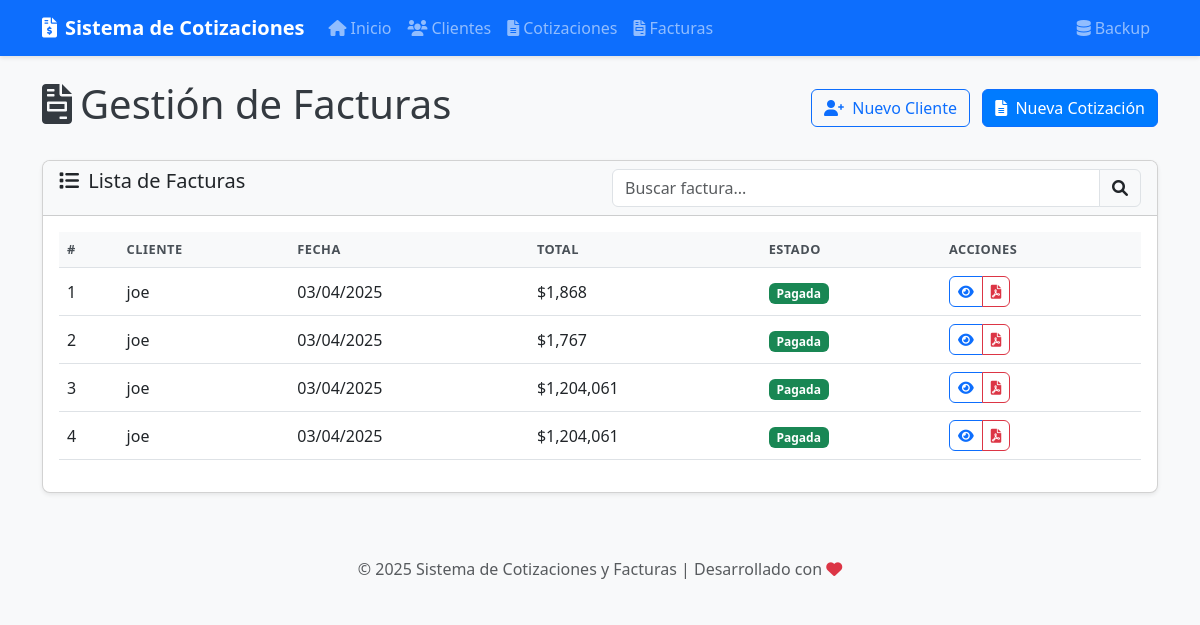
/facturas, run on an earlier commit of the app's database.
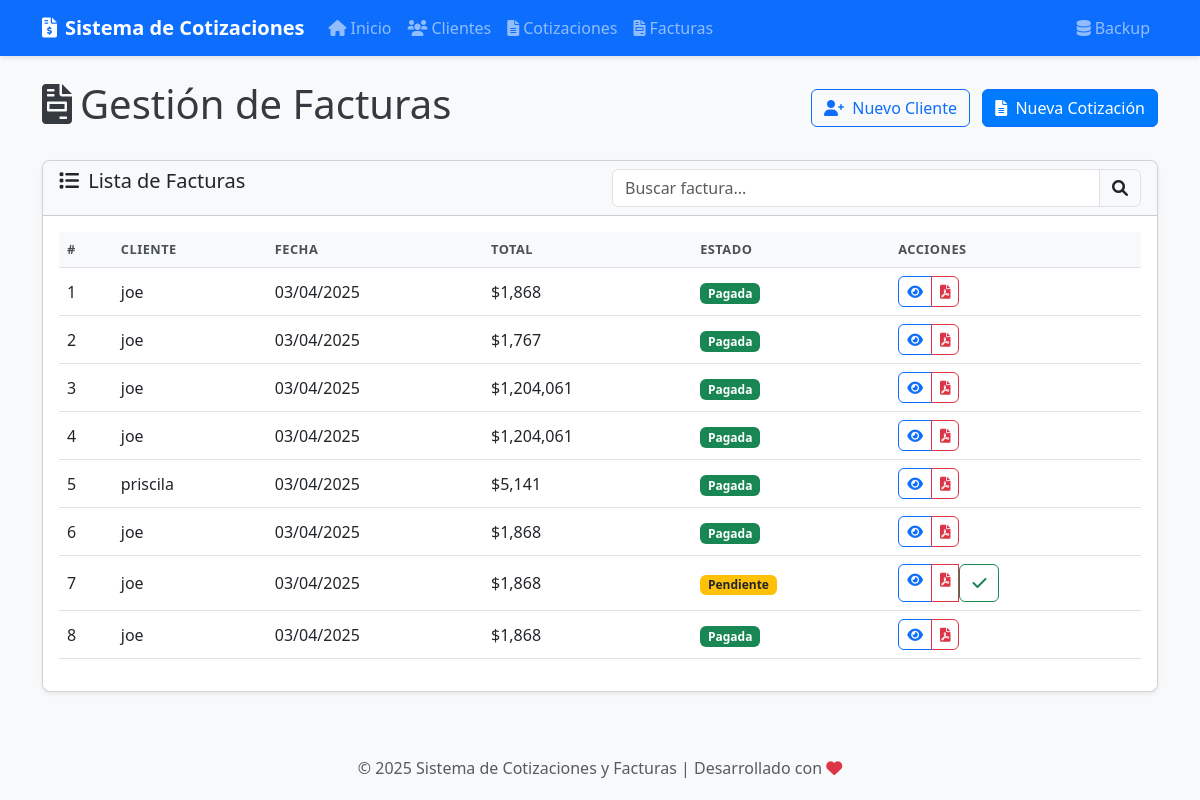
And on a later commit of the database.
### models.py (models this page shows, shortened)
class Factura(db.Model):
    id = db.Column(db.Integer, primary_key=True)
    cliente_id = db.Column(db.Integer, db.ForeignKey('cliente.id'), nullable=False)
    cotizacion_id = db.Column(db.Integer, db.ForeignKey('cotizacion.id'), nullable=True)
    fecha = db.Column(db.DateTime, default=datetime.now)
    fecha_vencimiento = db.Column(db.DateTime, nullable=True)
    descripcion = db.Column(db.Text, nullable=True)
    pagada = db.Column(db.Boolean, default=False)
    fecha_pago = db.Column(db.DateTime, nullable=True)
    items = db.relationship('ItemFactura', backref='factura', lazy=True, cascade="all, delete-orphan")
    @property
    def subtotal(self):
        return sum(item.subtotal for item in self.items)
    @property
    def iva(self):
        return self.subtotal * 0.19  # 19% IVA en Chile
    @property
    def total(self):
        return self.subtotal + self.iva

class Cliente(db.Model):
    id = db.Column(db.Integer, primary_key=True)
    nombre = db.Column(db.String(100), nullable=False)
    email = db.Column(db.String(100), nullable=True)
    telefono = db.Column(db.String(20), nullable=True)
    direccion = db.Column(db.String(200), nullable=True)
    rut = db.Column(db.String(20), nullable=True)
    fecha_creacion = db.Column(db.DateTime, default=datetime.now)
    cotizaciones = db.relationship('Cotizacion', backref='cliente', lazy=True)
    facturas = db.relationship('Factura', backref='cliente', lazy=True)

class ItemFactura(db.Model):
    id = db.Column(db.Integer, primary_key=True)
    factura_id = db.Column(db.Integer, db.ForeignKey('factura.id'), nullable=False)
    nombre = db.Column(db.String(100), nullable=False)
    descripcion = db.Column(db.Text, nullable=True)
    cantidad = db.Column(db.Integer, default=1)
    precio_unitario = db.Column(db.Float, nullable=False)
    @property
    def subtotal(self):
        return self.cantidad * self.precio_unitario

### app.py (the view)
@app.route('/facturas')
def listar_facturas():
    facturas = Factura.query.all()
    return render_template('facturas/listar.html', facturas=facturas)

### templates/facturas/listar.html (shortened to what the changed rows need)
{% extends 'base.html' %}
{% block content %}
<div class="d-flex justify-content-between align-items-center mb-4">
    <h1><i class="fas fa-file-invoice me-2"></i>Gestión de Facturas</h1>
</div>
<div class="card shadow-sm">
    <div class="card-body">
        {% if facturas %}
            <div class="table-responsive">
                <table class="table table-hover">
                    <thead>
                        <tr>
                            <th>#</th>
                            <th>Cliente</th>
                            <th>Fecha</th>
                            <th>Total</th>
                            <th>Estado</th>
                            <th>Acciones</th>
                        </tr>
                    </thead>
                    <tbody id="tabla-facturas">
                        {% for factura in facturas %}
                            <tr>
                                <td>{{ factura.id }}</td>
                                <td>{{ factura.cliente.nombre }}</td>
                                <td>{{ factura.fecha.strftime('%d/%m/%Y') }}</td>
                                <td>${{ "{:,.0f}".format(factura.total) }}</td>
                                <td>
                                    {% if factura.pagada %}
                                        <span class="badge bg-success">Pagada</span>
                                    {% else %}
                                        <span class="badge bg-warning text-dark">Pendiente</span>
                                    {% endif %}
                                </td>
                                <td>
                                    <div class="btn-group btn-group-sm">
                                        <a href="{{ url_for('ver_factura', id=factura.id) }}" class="btn btn-outline-primary" title="Ver detalle">
                                            <i class="fas fa-eye"></i>
                                        </a>
                                        <a href="{{ url_for('pdf_factura', id=factura.id) }}" class="btn btn-outline-danger" target="_blank" title="Ver PDF">
                                            <i class="fas fa-file-pdf"></i>
                                        </a>
                                        {% if not factura.pagada %}
                                        <form action="{{ url_for('marcar_factura_pagada', id=factura.id) }}" method="post" class="d-inline">
                                            <button type="submit" class="btn btn-outline-success" title="Marcar como pagada">
                                                <i class="fas fa-check"></i>
                                            </button>
                                        </form>
                                        {% endif %}
                                    </div>
                                </td>
                            </tr>
                        {% endfor %}
                    </tbody>
                </table>
            </div>
        {% else %}
            <div class="alert alert-info">
                <i class="fas fa-info-circle me-1"></i> No hay facturas registradas. Puedes crear una convirtiendo una cotización existente.
            </div>
        {% endif %}
    </div>
</div>
{% endblock %}

What changed in the data, as far as the page shows it:
added Factura: id "5", cliente.nombre "priscila", fecha "03/04/2025", pagada "Pagada"
added ItemFactura: total "5,141"
added Factura: id "6", cliente.nombre "joe", fecha "03/04/2025", pagada "Pagada"
added ItemFactura: total "1,868"
added Factura: id "7", cliente.nombre "joe", fecha "03/04/2025", pagada "Pendiente"
added ItemFactura: total "1,868"
added Factura: id "8", cliente.nombre "joe", fecha "03/04/2025", pagada "Pagada"
added ItemFactura: total "1,868"
